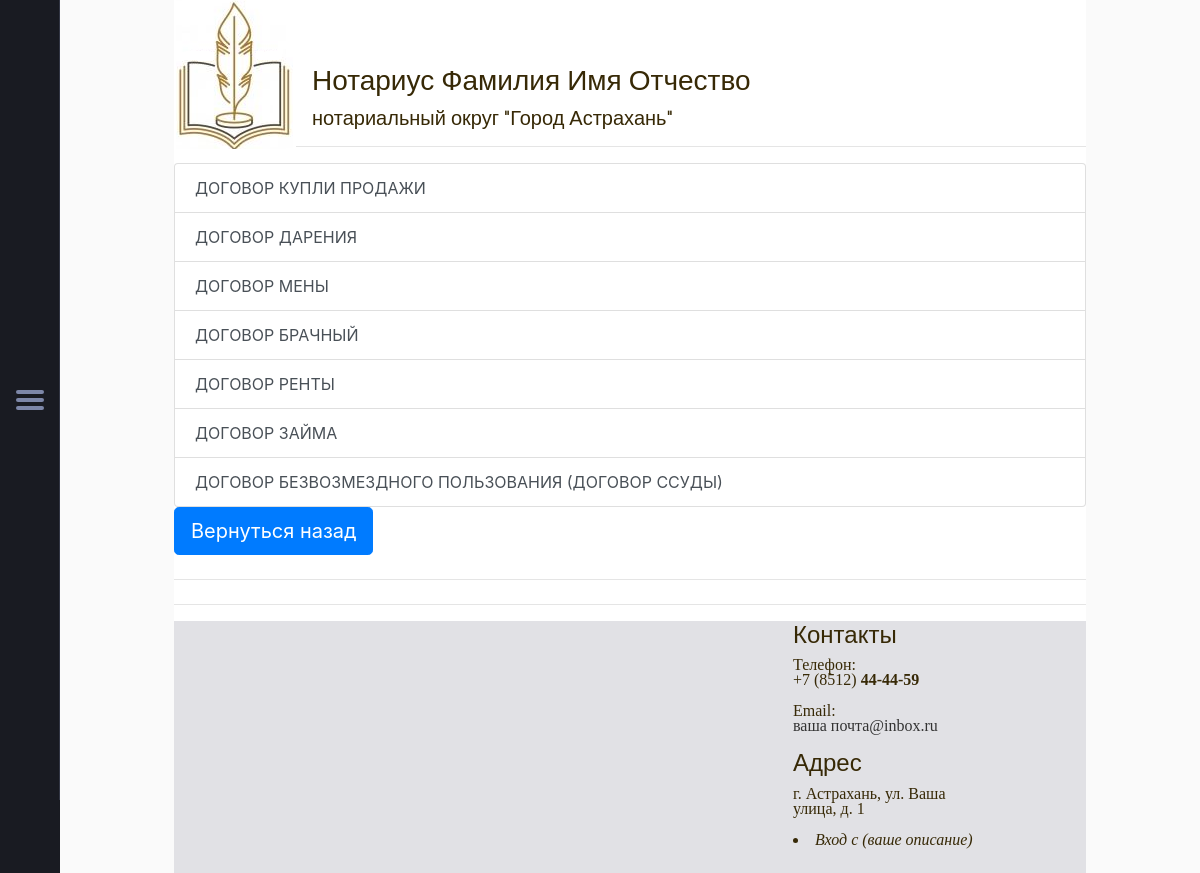
Page /category/1/ on the committed database.
### blog/models.py (models this page shows, shortened)
class Context(models.Model):
    title = models.CharField(max_length=255, verbose_name='Действие')
    content = models.TextField(verbose_name='Список документов')
    category = models.ForeignKey('Category', on_delete=models.PROTECT,null=True, verbose_name="Наименование категории")
    class Meta:
        verbose_name= 'Действие'
        verbose_name_plural = "Действия"

### blog/views.py (the view)
# urls.py: path('category/<int:category_id>/', DocByCategory.as_view(extra_context={'title' : 'Необходимые документы'}), name='category_id'),
class DocByCategory(ListView):
    model = Context
    template_name = 'chigarova/actions.html'
    context_object_name = 'doc'
    def get_queryset(self):
        return Context.objects.filter(category_id=self.kwargs['category_id'])
    allow_empty=False
    def get_context_data(self, *,object_list=None,**kwargs ):
        context = super().get_context_data(**kwargs)
        context['title'] = Category.objects.get(pk=self.kwargs['category_id'])
        return context

### blog/models.py (called while the page is built)
    def __str__(self):
        return self.title

### blog/templates/chigarova/actions.html (shortened to what this page needs)
{% extends 'main_page.html' %}
{% load static %}
{% block link %}
<hr>
<div class="list-group" >
    {% for item in doc %}
  <a href="/category/{{ item.category_id }}/{{ item.pk }}" class="list-group-item list-group-item-action">{{ item.title}}</a>
    {% endfor %}
</div>
  <a class="btn btn-primary btn-lg" href="/category/" role="button">Вернуться назад</a>
  <hr class="my-4">
{% endblock %}

### siteblog/static/menu.css (style rules this page uses)
*, *:before, *:after { box-sizing: border-box; }
html { font-family: "Open Sans", Helvetica, arial, sans-serif; color: #333333; background-color: #eeeeee; }
a { color: #333333; text-decoration: none; }
a { -webkit-transition: color 0.3s ease-in-out; transition: color 0.3s ease-in-out; }

### siteblog/static/button.css (style rules this page uses)
*, *:before, *:after { margin:0; padding:0; box-sizing:border-box; }

### rows in the picture
Context: title "ДОГОВОР КУПЛИ ПРОДАЖИ"
Context: title "ДОГОВОР ДАРЕНИЯ"
Context: title "ДОГОВОР МЕНЫ"
Context: title "ДОГОВОР БРАЧНЫЙ"
Context: title "ДОГОВОР РЕНТЫ"
Context: title "ДОГОВОР ЗАЙМА"
Context: title "ДОГОВОР БЕЗВОЗМЕЗДНОГО ПОЛЬЗОВАНИЯ (ДОГОВОР ССУДЫ)"
